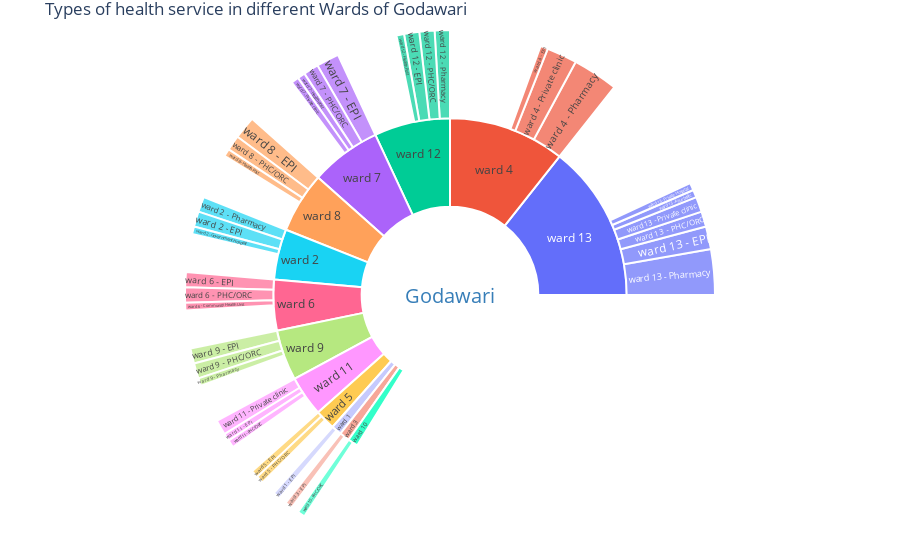

Notebook code for this chart:
### Code cell
trace = go.Sunburst(
    labels=labels,
    parents=parents,
    values=values,
    outsidetextfont = {"size": 20, "color": "#377eb8"},
    marker = {"line": {"width": 2}},
)

layout = go.Layout(
    title = "Types of health service in different Wards of Godawari",
    margin = go.layout.Margin(t=30, l=0, r=0, b=0)
)

py.iplot(go.Figure([trace], layout), filename='basic_sunburst_chart')

### Figure 1 — Plotly figure (JSON) as saved in the notebook; plotly's stock layout.template omitted (floating-point values rounded to 4 significant figures)
{"data": [{"labels": ["Godawari", "ward 1", "ward 2", "ward 3", "ward 4", "ward 5", "ward 6", "ward 7", "ward 8", "ward 9", "ward 10", "ward 11", "ward 12", "ward 13", "ward 1 - EPI", "ward 2 - Pharmacy", "ward 2 - EPI", "ward 2 - Government Hospital", "ward 3 - EPI", "ward 4 - Pharmacy", "ward 4 - Private clinic", "ward 4 - EPI", "ward 5 - EPI", "ward 5 - PHC/ORC", "ward 6 - EPI", "ward 6 - PHC/ORC", "ward 6 - Community Health Unit", "ward 7 - EPI", "ward 7 - PHC/ORC", "ward 7 - Health Post", "ward 7 - Private clinic", "ward 8 - EPI", "ward 8 - PHC/ORC", "ward 8 - Health Post", "ward 9 - EPI", "ward 9 - PHC/ORC", "ward 9 - Pharmacy", "ward 10 - PHC/ORC", "ward 11 - Private clinic", "ward 11 - EPI", "ward 11 - PHC/ORC", "ward 12 - Pharmacy", "ward 12 - PHC/ORC", "ward 12 - EPI", "ward 12 - Health Post", "ward 13 - Pharmacy", "ward 13 - EPI", "ward 13 - PHC/ORC", "ward 13 - Private clinic", "ward 13 - Ayurbedic", "ward 13 - Private Hospital"], "marker": {"line": {"width": 2}}, "outsidetextfont": {"color": "#377eb8", "size": 20}, "parents": ["", "Godawari", "Godawari", "Godawari", "Godawari", "Godawari", "Godawari", "Godawari", "Godawari", "Godawari", "Godawari", "Godawari", "Godawari", "Godawari", "ward 1", "ward 2", "ward 2", "ward 2", "ward 3", "ward 4", "ward 4", "ward 4", "ward 5", "ward 5", "ward 6", "ward 6", "ward 6", "ward 7", "ward 7", "ward 7", "ward 7", "ward 8", "ward 8", "ward 8", "ward 9", "ward 9", "ward 9", "ward 10", "ward 11", "ward 11", "ward 11", "ward 12", "ward 12", "ward 12", "ward 12", "ward 13", "ward 13", "ward 13", "ward 13", "ward 13", "ward 13"], "type": "sunburst", "values": [73, 1, 5, 1, 12, 2, 5, 7, 6, 5, 1, 4, 8, 16, 1, 2, 2, 1, 1, 6, 4, 1, 1, 1, 2, 2, 1, 3, 2, 1, 1, 3, 2, 1, 2, 2, 1, 1, 2, 1, 1, 2, 2, 2, 1, 6, 3, 2, 2, 1, 1]}], "layout": {"margin": {"b": 0, "l": 0, "r": 0, "t": 30}, "title": {"text": "Types of health service in different Wards of Godawari"}}}
